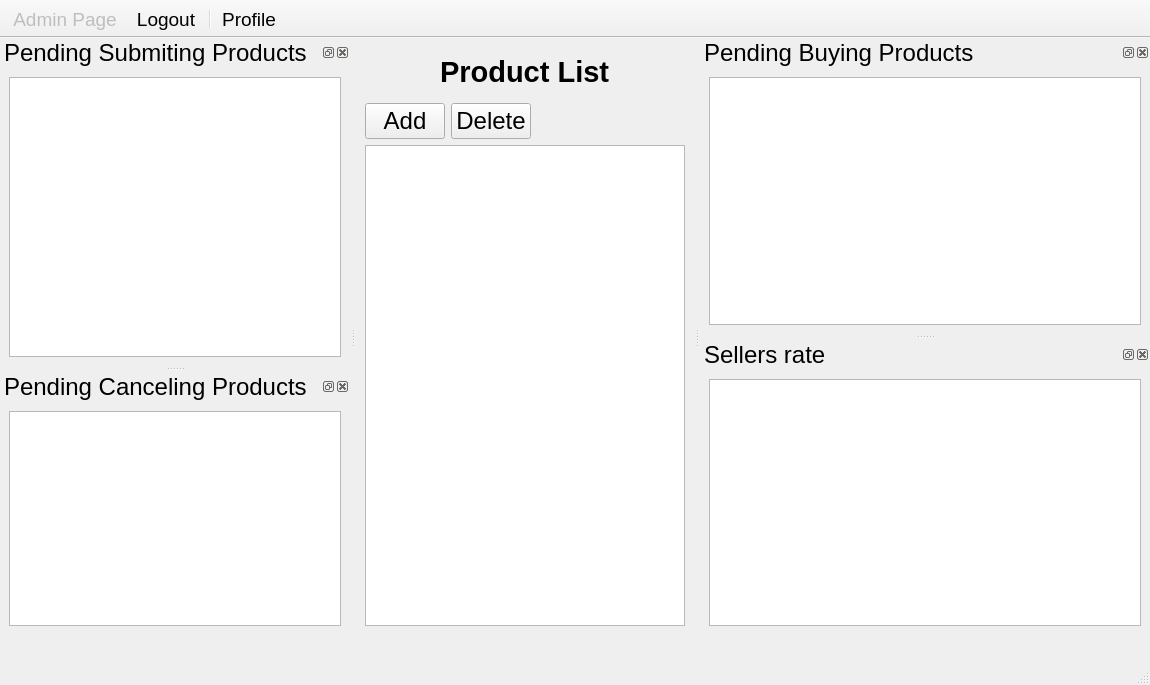
<?xml version="1.0" encoding="UTF-8"?>
<ui version="4.0">
 <class>Admin</class>
 <widget class="QMainWindow" name="Admin">
  <property name="geometry">
   <rect>
    <x>0</x>
    <y>0</y>
    <width>1150</width>
    <height>685</height>
   </rect>
  </property>
  <property name="font">
   <font>
    <pointsize>14</pointsize>
   </font>
  </property>
  <property name="windowTitle">
   <string>MainWindow</string>
  </property>
  <property name="toolButtonStyle">
   <enum>Qt::ToolButtonTextBesideIcon</enum>
  </property>
  <widget class="QWidget" name="centralwidget">
   <layout class="QHBoxLayout" name="horizontalLayout_3">
    <item>
     <layout class="QVBoxLayout" name="verticalLayout_2">
      <item>
       <layout class="QHBoxLayout" name="horizontalLayout">
        <property name="spacing">
         <number>0</number>
        </property>
        <item>
         <spacer name="horizontalSpacer">
          <property name="orientation">
           <enum>Qt::Horizontal</enum>
          </property>
          <property name="sizeHint" stdset="0">
           <size>
            <width>40</width>
            <height>20</height>
           </size>
          </property>
         </spacer>
        </item>
        <item>
         <widget class="QLabel" name="label_2">
          <property name="minimumSize">
           <size>
            <width>50</width>
            <height>50</height>
           </size>
          </property>
          <property name="maximumSize">
           <size>
            <width>50</width>
            <height>50</height>
           </size>
          </property>
          <property name="text">
           <string/>
          </property>
          <property name="pixmap">
           <pixmap resource="qdarkstyle/style.qrc">:/images/product.png</pixmap>
          </property>
          <property name="scaledContents">
           <bool>true</bool>
          </property>
          <property name="alignment">
           <set>Qt::AlignCenter</set>
          </property>
         </widget>
        </item>
        <item>
         <widget class="QLabel" name="label">
          <property name="font">
           <font>
            <pointsize>22</pointsize>
            <weight>75</weight>
            <bold>true</bold>
           </font>
          </property>
          <property name="text">
           <string>Product List</string>
          </property>
         </widget>
        </item>
        <item>
         <widget class="QLabel" name="label_3">
          <property name="minimumSize">
           <size>
            <width>50</width>
            <height>50</height>
           </size>
          </property>
          <property name="maximumSize">
           <size>
            <width>50</width>
            <height>50</height>
           </size>
          </property>
          <property name="text">
           <string/>
          </property>
          <property name="pixmap">
           <pixmap resource="qdarkstyle/style.qrc">:/images/product.png</pixmap>
          </property>
          <property name="scaledContents">
           <bool>true</bool>
          </property>
          <property name="alignment">
           <set>Qt::AlignCenter</set>
          </property>
         </widget>
        </item>
        <item>
         <spacer name="horizontalSpacer_2">
          <property name="orientation">
           <enum>Qt::Horizontal</enum>
          </property>
          <property name="sizeHint" stdset="0">
           <size>
            <width>40</width>
            <height>20</height>
           </size>
          </property>
         </spacer>
        </item>
       </layout>
      </item>
      <item>
       <layout class="QHBoxLayout" name="horizontalLayout_2">
        <item>
         <widget class="QPushButton" name="pushButton">
          <property name="font">
           <font>
            <pointsize>18</pointsize>
           </font>
          </property>
          <property name="text">
           <string>Add</string>
          </property>
          <property name="icon">
           <iconset resource="qdarkstyle/style.qrc">
            <normaloff>:/images/add.png</normaloff>:/images/add.png</iconset>
          </property>
          <property name="iconSize">
           <size>
            <width>50</width>
            <height>30</height>
           </size>
          </property>
         </widget>
        </item>
        <item>
         <widget class="QPushButton" name="pushButton_2">
          <property name="font">
           <font>
            <pointsize>18</pointsize>
           </font>
          </property>
          <property name="text">
           <string>Delete</string>
          </property>
          <property name="icon">
           <iconset resource="qdarkstyle/style.qrc">
            <normaloff>:/images/delete.png</normaloff>:/images/delete.png</iconset>
          </property>
          <property name="iconSize">
           <size>
            <width>30</width>
            <height>30</height>
           </size>
          </property>
         </widget>
        </item>
        <item>
         <spacer name="horizontalSpacer_3">
          <property name="orientation">
           <enum>Qt::Horizontal</enum>
          </property>
          <property name="sizeHint" stdset="0">
           <size>
            <width>40</width>
            <height>20</height>
           </size>
          </property>
         </spacer>
        </item>
       </layout>
      </item>
      <item>
       <widget class="QTableView" name="product_tableView">
        <property name="sizeAdjustPolicy">
         <enum>QAbstractScrollArea::AdjustToContents</enum>
        </property>
       </widget>
      </item>
     </layout>
    </item>
   </layout>
  </widget>
  <widget class="QStatusBar" name="statusbar">
   <property name="minimumSize">
    <size>
     <width>0</width>
     <height>50</height>
    </size>
   </property>
   <property name="font">
    <font>
     <pointsize>16</pointsize>
    </font>
   </property>
  </widget>
  <widget class="QToolBar" name="toolBar">
   <property name="enabled">
    <bool>true</bool>
   </property>
   <property name="minimumSize">
    <size>
     <width>0</width>
     <height>0</height>
    </size>
   </property>
   <property name="font">
    <font>
     <pointsize>16</pointsize>
    </font>
   </property>
   <property name="windowTitle">
    <string>toolBar</string>
   </property>
   <property name="movable">
    <bool>false</bool>
   </property>
   <property name="iconSize">
    <size>
     <width>50</width>
     <height>50</height>
    </size>
   </property>
   <property name="floatable">
    <bool>false</bool>
   </property>
   <attribute name="toolBarArea">
    <enum>TopToolBarArea</enum>
   </attribute>
   <attribute name="toolBarBreak">
    <bool>false</bool>
   </attribute>
   <addaction name="actionAdmin_Page"/>
   <addaction name="actionLogout"/>
   <addaction name="separator"/>
   <addaction name="actionProfile"/>
  </widget>
  <widget class="QDockWidget" name="dockWidget1">
   <property name="minimumSize">
    <size>
     <width>350</width>
     <height>181</height>
    </size>
   </property>
   <property name="font">
    <font>
     <pointsize>18</pointsize>
    </font>
   </property>
   <property name="windowTitle">
    <string>Pending Submiting Products</string>
   </property>
   <attribute name="dockWidgetArea">
    <number>1</number>
   </attribute>
   <widget class="QWidget" name="pending_submiting_products_contents">
    <layout class="QVBoxLayout" name="verticalLayout">
     <item>
      <widget class="QTableView" name="submiting_tableView">
       <property name="sizeAdjustPolicy">
        <enum>QAbstractScrollArea::AdjustToContents</enum>
       </property>
       <property name="editTriggers">
        <set>QAbstractItemView::NoEditTriggers</set>
       </property>
       <property name="textElideMode">
        <enum>Qt::ElideMiddle</enum>
       </property>
      </widget>
     </item>
    </layout>
   </widget>
  </widget>
  <widget class="QDockWidget" name="dockWidget_3">
   <property name="minimumSize">
    <size>
     <width>450</width>
     <height>145</height>
    </size>
   </property>
   <property name="font">
    <font>
     <pointsize>18</pointsize>
    </font>
   </property>
   <property name="windowTitle">
    <string>Pending Buying Products</string>
   </property>
   <attribute name="dockWidgetArea">
    <number>2</number>
   </attribute>
   <widget class="QWidget" name="pending_buying_products_contents">
    <layout class="QVBoxLayout" name="verticalLayout_4">
     <item>
      <widget class="QTableView" name="buying_tableView">
       <property name="sizeAdjustPolicy">
        <enum>QAbstractScrollArea::AdjustToContents</enum>
       </property>
      </widget>
     </item>
    </layout>
   </widget>
  </widget>
  <widget class="QDockWidget" name="dockWidget_2">
   <property name="minimumSize">
    <size>
     <width>200</width>
     <height>145</height>
    </size>
   </property>
   <property name="font">
    <font>
     <pointsize>18</pointsize>
    </font>
   </property>
   <property name="windowTitle">
    <string>Pending Canceling Products</string>
   </property>
   <attribute name="dockWidgetArea">
    <number>1</number>
   </attribute>
   <widget class="QWidget" name="pending_canceling_products_contents">
    <layout class="QVBoxLayout" name="verticalLayout_3">
     <item>
      <widget class="QTableView" name="cancel_tableView">
       <property name="sizeAdjustPolicy">
        <enum>QAbstractScrollArea::AdjustToContents</enum>
       </property>
      </widget>
     </item>
    </layout>
   </widget>
  </widget>
  <widget class="QDockWidget" name="dockWidget_4">
   <property name="minimumSize">
    <size>
     <width>200</width>
     <height>145</height>
    </size>
   </property>
   <property name="font">
    <font>
     <pointsize>18</pointsize>
    </font>
   </property>
   <property name="windowTitle">
    <string>Sellers rate</string>
   </property>
   <attribute name="dockWidgetArea">
    <number>2</number>
   </attribute>
   <widget class="QWidget" name="average_sellers_rate_contents">
    <layout class="QVBoxLayout" name="verticalLayout_5">
     <item>
      <widget class="QTableView" name="rate_tableView">
       <property name="sizeAdjustPolicy">
        <enum>QAbstractScrollArea::AdjustToContents</enum>
       </property>
      </widget>
     </item>
    </layout>
   </widget>
  </widget>
  <action name="actionAdmin_Page">
   <property name="enabled">
    <bool>false</bool>
   </property>
   <property name="text">
    <string>Admin Page</string>
   </property>
   <property name="toolTip">
    <string>Admin Page</string>
   </property>
   <property name="font">
    <font>
     <pointsize>14</pointsize>
    </font>
   </property>
  </action>
  <action name="actionLogout">
   <property name="enabled">
    <bool>true</bool>
   </property>
   <property name="icon">
    <iconset resource="qdarkstyle/style.qrc">
     <normaloff>:/images/logout.png</normaloff>:/images/logout.png</iconset>
   </property>
   <property name="text">
    <string>Logout</string>
   </property>
   <property name="font">
    <font>
     <pointsize>14</pointsize>
    </font>
   </property>
  </action>
  <action name="actionProfile">
   <property name="icon">
    <iconset resource="qdarkstyle/style.qrc">
     <normaloff>:/images/profile.png</normaloff>:/images/profile.png</iconset>
   </property>
   <property name="text">
    <string>Profile</string>
   </property>
   <property name="font">
    <font>
     <pointsize>14</pointsize>
    </font>
   </property>
  </action>
 </widget>
 <resources>
  <include location="qdarkstyle/style.qrc"/>
 </resources>
 <connections/>
</ui>
